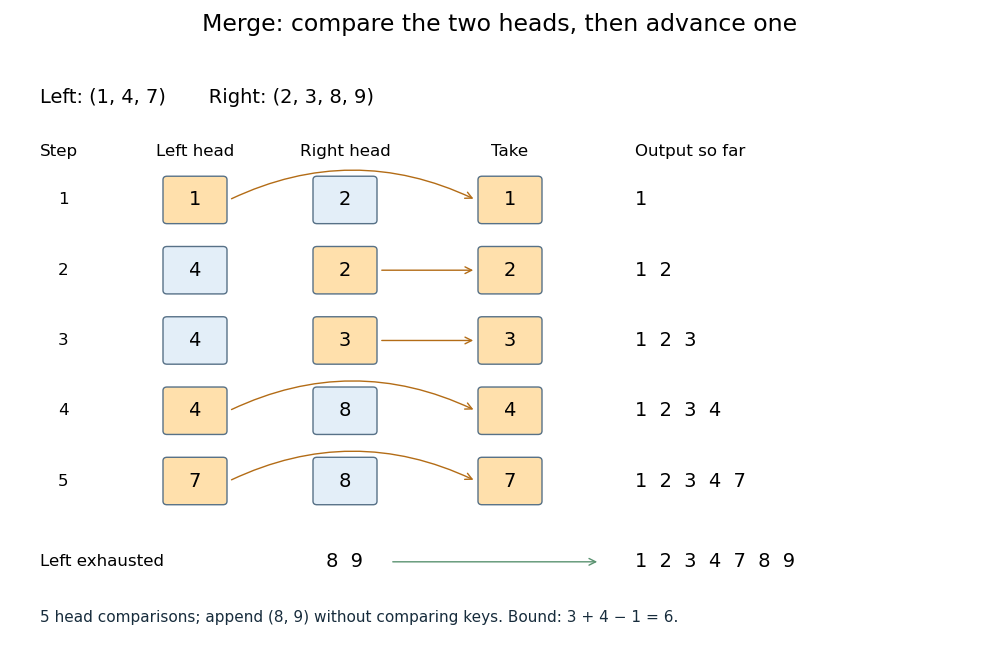

Here is the Python script that generated this plot:
"""Compute a head-comparison trace and save an opaque PNG to cwd.

Tested with Python 3.14.4, Matplotlib 3.10.7 and NumPy 2.3.5.
"""

from pathlib import Path

import matplotlib

matplotlib.use("Agg")
import matplotlib.pyplot as plt
from matplotlib.patches import FancyBboxPatch


LEFT = (1, 4, 7)
RIGHT = (2, 3, 8, 9)


def merge_trace(left, right):
    output, trace = [], []
    i = j = 0
    while i < len(left) and j < len(right):
        a, b = left[i], right[j]
        take_left = a <= b
        chosen = a if take_left else b
        output.append(chosen)
        trace.append((a, b, take_left, tuple(output)))
        if take_left:
            i += 1
        else:
            j += 1
    remainder = tuple(left[i:]) + tuple(right[j:])
    return tuple(output) + remainder, trace, remainder


def cell(ax, x, y, value, chosen=False):
    ax.add_patch(FancyBboxPatch((x - 0.28, y - 0.23), 0.56, 0.46,
                              boxstyle="round,pad=0.04", linewidth=1,
                              facecolor="#ffe0ac" if chosen else "#e3eef8",
                              edgecolor="#577187", zorder=3))
    ax.text(x, y, str(value), ha="center", va="center", fontsize=14, zorder=4)


def main():
    output, trace, remainder = merge_trace(LEFT, RIGHT)
    assert output == (1, 2, 3, 4, 7, 8, 9)
    assert [(a, b) for a, b, _, _ in trace] == [(1, 2), (4, 2), (4, 3), (4, 8), (7, 8)]
    assert len(trace) == 5 and remainder == (8, 9)
    plt.rcParams.update({"font.family": "DejaVu Sans", "font.size": 12})
    fig, ax = plt.subplots(figsize=(10, 6.6), facecolor="white")
    ax.text(0.1, 6.1, "Left: (1, 4, 7)       Right: (2, 3, 8, 9)", fontsize=14)
    for x, text in [(0.1, "Step"), (1.65, "Left head"), (3.15, "Right head"),
                    (4.8, "Take"), (6.05, "Output so far")]:
        ax.text(x, 5.5, text, fontsize=12, ha="left" if x in (0.1, 6.05) else "center")
    for step, (a, b, take_left, prefix) in enumerate(trace, 1):
        y = 5.0 - 0.8 * (step - 1)
        ax.text(0.28, y, str(step), va="center")
        cell(ax, 1.65, y, a, chosen=take_left)
        cell(ax, 3.15, y, b, chosen=not take_left)
        cell(ax, 4.8, y, prefix[-1], chosen=True)
        source_x = 1.99 if take_left else 3.49
        ax.annotate("", xy=(4.46, y), xytext=(source_x, y),
                    arrowprops={"arrowstyle": "->", "color": "#b36c16",
                                "connectionstyle": "arc3,rad=-0.24" if take_left else "arc3,rad=0"},
                    zorder=2)
        ax.text(6.05, y, "  ".join(map(str, prefix)), va="center", fontsize=14)
    ax.text(0.1, 0.88, "Left exhausted", fontsize=12, va="center")
    ax.text(3.15, 0.88, "8  9", ha="center", va="center", fontsize=14)
    ax.annotate("", xy=(5.7, 0.88), xytext=(3.6, 0.88),
                arrowprops={"arrowstyle": "->", "color": "#5a9270"})
    ax.text(6.05, 0.88, "  ".join(map(str, output)), va="center", fontsize=14)
    ax.text(0.1, 0.2, "5 head comparisons; append (8, 9) without comparing keys. Bound: 3 + 4 − 1 = 6.",
            fontsize=11, color="#172c3c")
    ax.set(xlim=(-0.05, 9.6), ylim=(-0.05, 6.6))
    ax.axis("off")
    fig.suptitle("Merge: compare the two heads, then advance one", fontsize=17, y=0.98)
    fig.subplots_adjust(left=0.025, right=0.99, top=0.91, bottom=0.025)
    fig.savefig(Path.cwd() / "merge-two-sorted-sequences.png", dpi=100,
                facecolor="white", transparent=False)
    plt.close(fig)
    print(f"Output: {output}; head comparisons: {len(trace)}; appended remainder: {remainder}")


if __name__ == "__main__":
    main()
